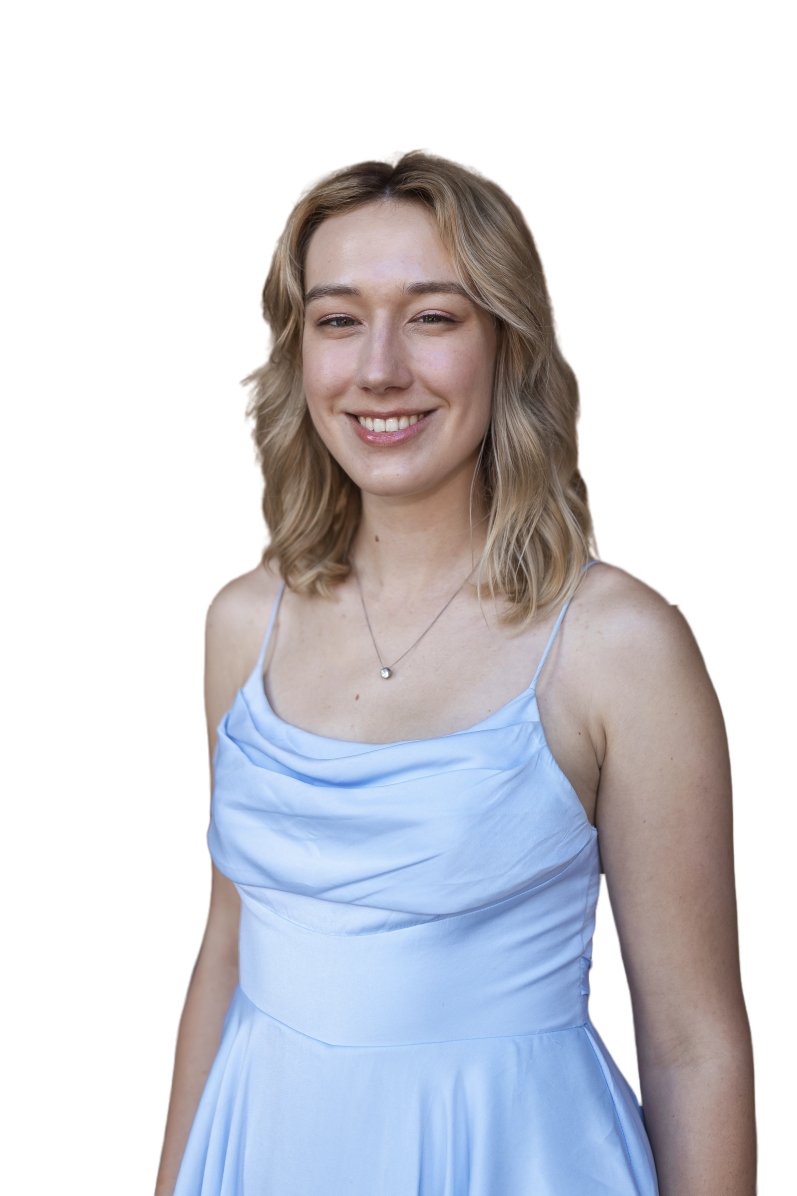
#> input picture assets/optimized/profile.webp, 3985 x 5978 px, given in place of profile.png, which was not available (shown at 1/5 size)
$ python optimize_images.py
#> lines starting #> are read from the running program, lines starting #| are printed output that depends on the picture; pictures that were not available may be replaced by others from this repository, and a replacement may not be noted
#!/usr/bin/env python3
"""
Image Optimization Script for elsadubil.github.io
Converts images to WebP format and creates multiple sizes for responsive images
"""

import os
from PIL import Image
import glob

def optimize_image(input_path, output_dir='assets/optimized'):
    """
    Convert image to WebP and create multiple sizes
    Returns dict with paths to different sizes
    """
#> called with input_path = 'assets/profile.png', output_dir = 'assets/optimized'
    # Create output directory if it doesn't exist
    os.makedirs(output_dir, exist_ok=True)

    # Get the base filename without extension
    base_name = os.path.splitext(os.path.basename(input_path))[0]

    try:
        # Open image
        img = Image.open(input_path)
#> img is the input picture: PIL image 3985x5978 RGBA; mean R, G, B, A 76, 75.6, 81.4, 119.4

        # Convert RGBA to RGB if necessary (WebP supports both but this ensures compatibility)
        if img.mode in ('RGBA', 'LA', 'P'):
            background = Image.new('RGB', img.size, (255, 255, 255))
#> background: PIL image 3985x5978 RGB; every value is 255
            if img.mode == 'P':
                img = img.convert('RGBA')
            background.paste(img, mask=img.split()[-1] if img.mode in ('RGBA', 'LA') else None)
            img = background

        # Get original dimensions
        original_width, original_height = img.size
#> original_width = 3985; original_height = 5978

        # Define sizes for responsive images
        # Format: (width, suffix, quality)
        sizes = [
            (400, 'sm', 80),   # Small (mobile)
            (800, 'md', 85),   # Medium (tablet)
            (1200, 'lg', 85),  # Large (desktop)
        ]

        # Only create sizes smaller than original
        created_files = []

        for target_width, suffix, quality in sizes:
            if target_width < original_width:
                # Calculate proportional height
                ratio = target_width / original_width
                target_height = int(original_height * ratio)

                # Resize image
                resized = img.resize((target_width, target_height), Image.Resampling.LANCZOS)

                # Save as WebP
                output_path = os.path.join(output_dir, f"{base_name}_{suffix}.webp")
                resized.save(output_path, 'WEBP', quality=quality, method=6)

                created_files.append({
                    'path': output_path,
                    'width': target_width,
                    'suffix': suffix
                })

                file_size_kb = os.path.getsize(output_path) / 1024
                print(f"  Created {suffix}: {target_width}x{target_height} ({file_size_kb:.1f} KB)")
#> this loop made 3 passes
#> pass 1, in optimize_image, `resized = img.resize((target_width, target_height), Image.Resampling.L..`:
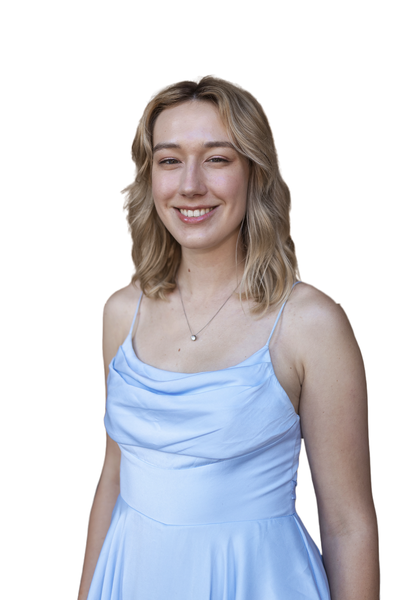
#> resized: PIL image 400x600 RGB; mean R, G, B 210.5, 210.4, 216.2
#> after the loop, created_files = 3 items

        # Also create a full-size WebP (but optimized)
        full_output_path = os.path.join(output_dir, f"{base_name}.webp")
        img.save(full_output_path, 'WEBP', quality=85, method=6)
        full_size_kb = os.path.getsize(full_output_path) / 1024
#> full_size_kb = 825
        print(f"  Created full: {original_width}x{original_height} ({full_size_kb:.1f} KB)")
#|   Created full: 3985x5978 (825.0 KB)

        created_files.append({
            'path': full_output_path,
            'width': original_width,
            'suffix': 'full'
        })

        # Get original file size for comparison
        original_size_kb = os.path.getsize(input_path) / 1024
        print(f"  Original size: {original_size_kb:.1f} KB")
        print(f"  Savings: {((original_size_kb - full_size_kb) / original_size_kb * 100):.1f}%")
#|   Savings: 49.1%

        return created_files

    except Exception as e:
        print(f"  Error processing {input_path}: {e}")
        return []

def main():
    """Main function to process all images"""

    # Priority images to optimize first
    priority_images = [
        'assets/profile.png',              # 20 MB - CRITICAL
        'assets/rope headshot.jpg',        # 544 KB
        'assets/paper.PNG',                # 210 KB
        'assets/kymograph.png',            # 57 KB
        'assets/ec engr 88s.PNG',          # 112 KB
    ]

    print("="*60)
    print("OPTIMIZING PRIORITY IMAGES")
    print("="*60)

    for img_path in priority_images:
        if os.path.exists(img_path):
            print(f"\nProcessing: {img_path}")
            optimize_image(img_path)
        else:
            print(f"\nSkipping (not found): {img_path}")
#> pass 2 of the loop in main, `for img_path in priority_images:`:
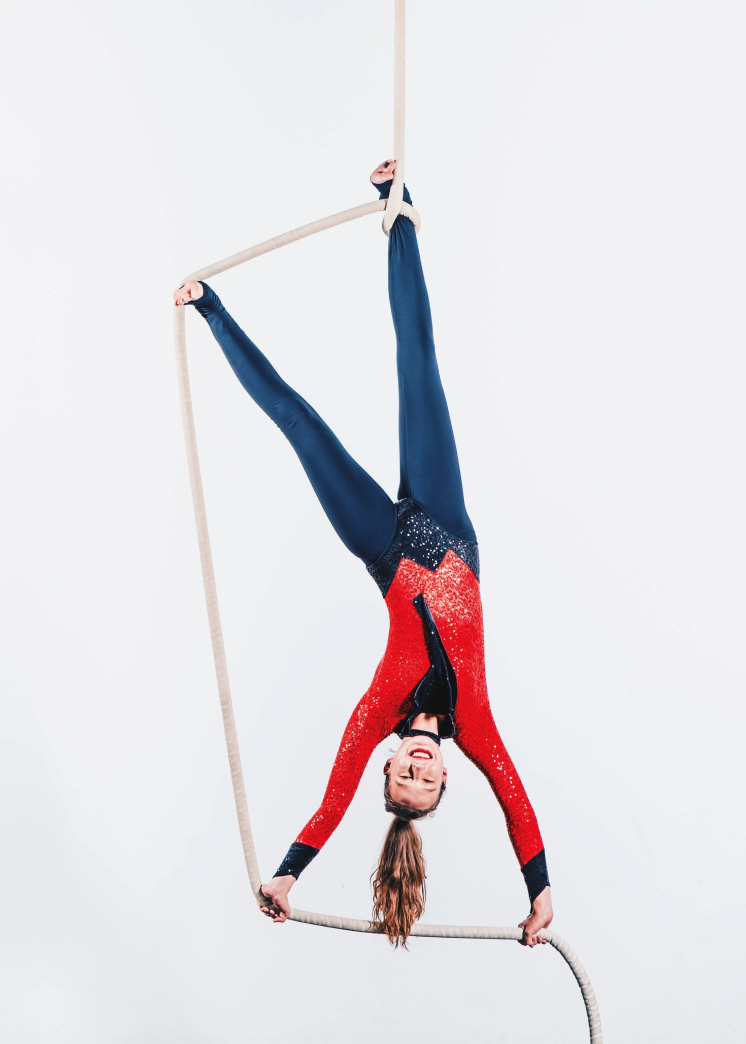
#> input picture assets/optimized/rope headshot.webp, 2983 x 4176 px, given in place of rope headshot.jpg, which was not available (shown at 1/4 size)
#> in optimize_image, img is the input picture: PIL image 2983x4176 RGB; mean R, G, B 226.3, 222.7, 226.3
#> the loop in optimize_image (call 2), `for target_width, suffix, quality in sizes:` made 3 passes
#> pass 1, in optimize_image (call 2), `resized = img.resize((target_width, target_height), Image.Resampling.L..`:
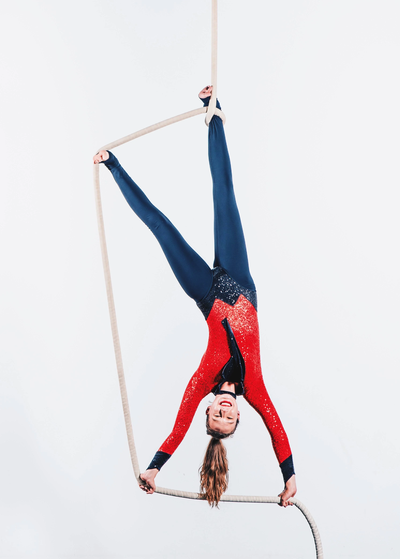
#> resized: PIL image 400x559 RGB; mean R, G, B 226.3, 222.7, 226.3
#> full_size_kb = 239
#|   Created full: 2983x4176 (239.0 KB)
#|   Savings: 5.3%

    print("\n" + "="*60)
    print("OPTIMIZING PORTFOLIO IMAGES")
    print("="*60)

    # Process all portfolio images
    portfolio_patterns = [
        'assets/Straps/*.JPG',
        'assets/Straps/*.jpg',
        'assets/Straps/*.PNG',
        'assets/Straps/*.png',
        'assets/Silks/*.JPG',
        'assets/Silks/*.jpg',
        'assets/Silks/*.PNG',
        'assets/Silks/*.png',
        'assets/Pole/*.JPG',
        'assets/Pole/*.jpg',
    ]
#> portfolio_patterns = ['assets/Straps/*.JPG', 'assets/Straps/*.jpg', 'assets/Straps/*.PNG', 'assets/Straps/*.png', 'assets/Silks/*.JPG', 'assets/Silks/*.jpg', 'assets/Silks/*.PNG', 'assets/Silks/*.png', 'assets/Pole/*.JPG', 'assets/Pole/*.jpg']

    portfolio_images = []
    for pattern in portfolio_patterns:
        portfolio_images.extend(glob.glob(pattern))
#> pass 2 of the loop in main, `for pattern in portfolio_patterns:`:

    print(f"\nFound {len(portfolio_images)} portfolio images to optimize")
#| Found 0 portfolio images to optimize

    for i, img_path in enumerate(portfolio_images, 1):
        print(f"\n[{i}/{len(portfolio_images)}] Processing: {os.path.basename(img_path)}")
        optimize_image(img_path)

    print("\n" + "="*60)
    print("OPTIMIZATION COMPLETE!")
    print("="*60)
    print("\nOptimized images saved to: assets/optimized/")
    print("\nNext steps:")
    print("1. Update HTML files to use new WebP images")
    print("2. Add lazy loading attributes")
    print("3. Add srcset for responsive images")

if __name__ == '__main__':
    main()
